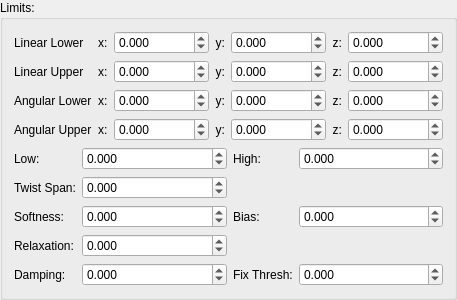
         <widget class="QGroupBox" name="gbLimits">
          <property name="title">
           <string>Limits:</string>
          </property>
          <layout class="QVBoxLayout" name="verticalLayout_5">
           <item>
            <widget class="QWidget" name="pnl6DOF" native="true">
             <layout class="QGridLayout" name="gridLayout_5">
              <property name="leftMargin">
               <number>0</number>
              </property>
              <property name="topMargin">
               <number>0</number>
              </property>
              <property name="rightMargin">
               <number>0</number>
              </property>
              <property name="bottomMargin">
               <number>0</number>
              </property>
              <item row="2" column="4">
               <widget class="QDoubleSpinBox" name="txtAngularLowerY">
                <property name="sizePolicy">
                 <sizepolicy hsizetype="Expanding" vsizetype="Fixed">
                  <horstretch>0</horstretch>
                  <verstretch>0</verstretch>
                 </sizepolicy>
                </property>
                <property name="decimals">
                 <number>3</number>
                </property>
                <property name="minimum">
                 <double>-999999999.998999953269958</double>
                </property>
                <property name="maximum">
                 <double>999999999.998999953269958</double>
                </property>
                <property name="singleStep">
                 <double>0.100000000000000</double>
                </property>
               </widget>
              </item>
              <item row="2" column="5">
               <widget class="QLabel" name="lblZ_7">
                <property name="text">
                 <string>z:</string>
                </property>
                <property name="alignment">
                 <set>Qt::AlignRight|Qt::AlignTrailing|Qt::AlignVCenter</set>
                </property>
               </widget>
              </item>
              <item row="1" column="5">
               <widget class="QLabel" name="lblZ_6">
                <property name="text">
                 <string>z:</string>
                </property>
                <property name="alignment">
                 <set>Qt::AlignRight|Qt::AlignTrailing|Qt::AlignVCenter</set>
                </property>
               </widget>
              </item>
              <item row="1" column="3">
               <widget class="QLabel" name="lblY_6">
                <property name="text">
                 <string>y:</string>
                </property>
                <property name="alignment">
                 <set>Qt::AlignRight|Qt::AlignTrailing|Qt::AlignVCenter</set>
                </property>
               </widget>
              </item>
              <item row="1" column="4">
               <widget class="QDoubleSpinBox" name="txtLinearUpperY">
                <property name="sizePolicy">
                 <sizepolicy hsizetype="Expanding" vsizetype="Fixed">
                  <horstretch>0</horstretch>
                  <verstretch>0</verstretch>
                 </sizepolicy>
                </property>
                <property name="decimals">
                 <number>3</number>
                </property>
                <property name="minimum">
                 <double>-999999999.998999953269958</double>
                </property>
                <property name="maximum">
                 <double>999999999.998999953269958</double>
                </property>
                <property name="singleStep">
                 <double>0.100000000000000</double>
                </property>
               </widget>
              </item>
              <item row="1" column="6">
               <widget class="QDoubleSpinBox" name="txtLinearUpperZ">
                <property name="sizePolicy">
                 <sizepolicy hsizetype="Expanding" vsizetype="Fixed">
                  <horstretch>0</horstretch>
                  <verstretch>0</verstretch>
                 </sizepolicy>
                </property>
                <property name="decimals">
                 <number>3</number>
                </property>
                <property name="minimum">
                 <double>-999999999.998999953269958</double>
                </property>
                <property name="maximum">
                 <double>999999999.998999953269958</double>
                </property>
                <property name="singleStep">
                 <double>0.100000000000000</double>
                </property>
               </widget>
              </item>
              <item row="2" column="0">
               <widget class="QLabel" name="lblX_4">
                <property name="text">
                 <string>Angular Lower</string>
                </property>
               </widget>
              </item>
              <item row="2" column="3">
               <widget class="QLabel" name="lblY_7">
                <property name="text">
                 <string>y:</string>
                </property>
                <property name="alignment">
                 <set>Qt::AlignRight|Qt::AlignTrailing|Qt::AlignVCenter</set>
                </property>
               </widget>
              </item>
              <item row="0" column="4">
               <widget class="QDoubleSpinBox" name="txtLinearLowerY">
                <property name="sizePolicy">
                 <sizepolicy hsizetype="Expanding" vsizetype="Fixed">
                  <horstretch>0</horstretch>
                  <verstretch>0</verstretch>
                 </sizepolicy>
                </property>
                <property name="decimals">
                 <number>3</number>
                </property>
                <property name="minimum">
                 <double>-999999999.998999953269958</double>
                </property>
                <property name="maximum">
                 <double>999999999.998999953269958</double>
                </property>
                <property name="singleStep">
                 <double>0.100000000000000</double>
                </property>
               </widget>
              </item>
              <item row="0" column="3">
               <widget class="QLabel" name="lblY_5">
                <property name="text">
                 <string>y:</string>
                </property>
                <property name="alignment">
                 <set>Qt::AlignRight|Qt::AlignTrailing|Qt::AlignVCenter</set>
                </property>
               </widget>
              </item>
              <item row="1" column="2">
               <widget class="QDoubleSpinBox" name="txtLinearUpperX">
                <property name="sizePolicy">
                 <sizepolicy hsizetype="Expanding" vsizetype="Fixed">
                  <horstretch>0</horstretch>
                  <verstretch>0</verstretch>
                 </sizepolicy>
                </property>
                <property name="decimals">
                 <number>3</number>
                </property>
                <property name="minimum">
                 <double>-999999999.998999953269958</double>
                </property>
                <property name="maximum">
                 <double>999999999.998999953269958</double>
                </property>
                <property name="singleStep">
                 <double>0.100000000000000</double>
                </property>
               </widget>
              </item>
              <item row="0" column="0">
               <widget class="QLabel" name="lblX_3">
                <property name="text">
                 <string>Linear Lower</string>
                </property>
               </widget>
              </item>
              <item row="1" column="0">
               <widget class="QLabel" name="label_8">
                <property name="text">
                 <string>Linear Upper</string>
                </property>
               </widget>
              </item>
              <item row="0" column="5">
               <widget class="QLabel" name="lblZ_5">
                <property name="text">
                 <string>z:</string>
                </property>
                <property name="alignment">
                 <set>Qt::AlignRight|Qt::AlignTrailing|Qt::AlignVCenter</set>
                </property>
               </widget>
              </item>
              <item row="0" column="6">
               <widget class="QDoubleSpinBox" name="txtLinearLowerZ">
                <property name="sizePolicy">
                 <sizepolicy hsizetype="Expanding" vsizetype="Fixed">
                  <horstretch>0</horstretch>
                  <verstretch>0</verstretch>
                 </sizepolicy>
                </property>
                <property name="decimals">
                 <number>3</number>
                </property>
                <property name="minimum">
                 <double>-999999999.998999953269958</double>
                </property>
                <property name="maximum">
                 <double>999999999.998999953269958</double>
                </property>
                <property name="singleStep">
                 <double>0.100000000000000</double>
                </property>
               </widget>
              </item>
              <item row="2" column="2">
               <widget class="QDoubleSpinBox" name="txtAngularLowerX">
                <property name="sizePolicy">
                 <sizepolicy hsizetype="Expanding" vsizetype="Fixed">
                  <horstretch>0</horstretch>
                  <verstretch>0</verstretch>
                 </sizepolicy>
                </property>
                <property name="decimals">
                 <number>3</number>
                </property>
                <property name="minimum">
                 <double>-999999999.998999953269958</double>
                </property>
                <property name="maximum">
                 <double>999999999.998999953269958</double>
                </property>
                <property name="singleStep">
                 <double>0.100000000000000</double>
                </property>
               </widget>
              </item>
              <item row="2" column="6">
               <widget class="QDoubleSpinBox" name="txtAngularLowerZ">
                <property name="sizePolicy">
                 <sizepolicy hsizetype="Expanding" vsizetype="Fixed">
                  <horstretch>0</horstretch>
                  <verstretch>0</verstretch>
                 </sizepolicy>
                </property>
                <property name="decimals">
                 <number>3</number>
                </property>
                <property name="minimum">
                 <double>-999999999.998999953269958</double>
                </property>
                <property name="maximum">
                 <double>999999999.998999953269958</double>
                </property>
                <property name="singleStep">
                 <double>0.100000000000000</double>
                </property>
               </widget>
              </item>
              <item row="1" column="1">
               <widget class="QLabel" name="label_10">
                <property name="text">
                 <string>x:</string>
                </property>
               </widget>
              </item>
              <item row="2" column="1">
               <widget class="QLabel" name="label_14">
                <property name="text">
                 <string>x:</string>
                </property>
               </widget>
              </item>
              <item row="0" column="2">
               <widget class="QDoubleSpinBox" name="txtLinearLowerX">
                <property name="sizePolicy">
                 <sizepolicy hsizetype="Expanding" vsizetype="Fixed">
                  <horstretch>0</horstretch>
                  <verstretch>0</verstretch>
                 </sizepolicy>
                </property>
                <property name="decimals">
                 <number>3</number>
                </property>
                <property name="minimum">
                 <double>-999999999.998999953269958</double>
                </property>
                <property name="maximum">
                 <double>999999999.998999953269958</double>
                </property>
                <property name="singleStep">
                 <double>0.100000000000000</double>
                </property>
               </widget>
              </item>
              <item row="0" column="1">
               <widget class="QLabel" name="label_11">
                <property name="text">
                 <string>x:</string>
                </property>
               </widget>
              </item>
              <item row="3" column="0">
               <widget class="QLabel" name="label_12">
                <property name="text">
                 <string>Angular Upper</string>
                </property>
               </widget>
              </item>
              <item row="3" column="1">
               <widget class="QLabel" name="label_13">
                <property name="text">
                 <string>x:</string>
                </property>
               </widget>
              </item>
              <item row="3" column="2">
               <widget class="QDoubleSpinBox" name="txtAngularUpperX">
                <property name="sizePolicy">
                 <sizepolicy hsizetype="Expanding" vsizetype="Fixed">
                  <horstretch>0</horstretch>
                  <verstretch>0</verstretch>
                 </sizepolicy>
                </property>
                <property name="decimals">
                 <number>3</number>
                </property>
                <property name="minimum">
                 <double>-999999999.998999953269958</double>
                </property>
                <property name="maximum">
                 <double>999999999.998999953269958</double>
                </property>
                <property name="singleStep">
                 <double>0.100000000000000</double>
                </property>
               </widget>
              </item>
              <item row="3" column="3">
               <widget class="QLabel" name="lblY_8">
                <property name="text">
                 <string>y:</string>
                </property>
                <property name="alignment">
                 <set>Qt::AlignRight|Qt::AlignTrailing|Qt::AlignVCenter</set>
                </property>
               </widget>
              </item>
              <item row="3" column="4">
               <widget class="QDoubleSpinBox" name="txtAngularUpperY">
                <property name="sizePolicy">
                 <sizepolicy hsizetype="Expanding" vsizetype="Fixed">
                  <horstretch>0</horstretch>
                  <verstretch>0</verstretch>
                 </sizepolicy>
                </property>
                <property name="decimals">
                 <number>3</number>
                </property>
                <property name="minimum">
                 <double>-999999999.998999953269958</double>
                </property>
                <property name="maximum">
                 <double>999999999.998999953269958</double>
                </property>
                <property name="singleStep">
                 <double>0.100000000000000</double>
                </property>
               </widget>
              </item>
              <item row="3" column="5">
               <widget class="QLabel" name="lblZ_8">
                <property name="text">
                 <string>z:</string>
                </property>
                <property name="alignment">
                 <set>Qt::AlignRight|Qt::AlignTrailing|Qt::AlignVCenter</set>
                </property>
               </widget>
              </item>
              <item row="3" column="6">
               <widget class="QDoubleSpinBox" name="txtAngularUpperZ">
                <property name="sizePolicy">
                 <sizepolicy hsizetype="Expanding" vsizetype="Fixed">
                  <horstretch>0</horstretch>
                  <verstretch>0</verstretch>
                 </sizepolicy>
                </property>
                <property name="decimals">
                 <number>3</number>
                </property>
                <property name="minimum">
                 <double>-999999999.998999953269958</double>
                </property>
                <property name="maximum">
                 <double>999999999.998999953269958</double>
                </property>
                <property name="singleStep">
                 <double>0.100000000000000</double>
                </property>
               </widget>
              </item>
             </layout>
            </widget>
           </item>
           <item>
            <widget class="QWidget" name="pnlParams" native="true">
             <layout class="QGridLayout" name="gridLayout_7">
              <property name="leftMargin">
               <number>0</number>
              </property>
              <property name="topMargin">
               <number>0</number>
              </property>
              <property name="rightMargin">
               <number>0</number>
              </property>
              <property name="bottomMargin">
               <number>0</number>
              </property>
              <item row="3" column="0">
               <widget class="QLabel" name="label_21">
                <property name="text">
                 <string>Relaxation:</string>
                </property>
               </widget>
              </item>
              <item row="2" column="1">
               <widget class="QDoubleSpinBox" name="txtSoftness">
                <property name="sizePolicy">
                 <sizepolicy hsizetype="Expanding" vsizetype="Fixed">
                  <horstretch>0</horstretch>
                  <verstretch>0</verstretch>
                 </sizepolicy>
                </property>
                <property name="decimals">
                 <number>3</number>
                </property>
                <property name="minimum">
                 <double>-999999999.998999953269958</double>
                </property>
                <property name="maximum">
                 <double>999999999.998999953269958</double>
                </property>
                <property name="singleStep">
                 <double>0.100000000000000</double>
                </property>
               </widget>
              </item>
              <item row="3" column="1">
               <widget class="QDoubleSpinBox" name="txtRelaxation">
                <property name="sizePolicy">
                 <sizepolicy hsizetype="Expanding" vsizetype="Fixed">
                  <horstretch>0</horstretch>
                  <verstretch>0</verstretch>
                 </sizepolicy>
                </property>
                <property name="decimals">
                 <number>3</number>
                </property>
                <property name="minimum">
                 <double>-999999999.998999953269958</double>
                </property>
                <property name="maximum">
                 <double>999999999.998999953269958</double>
                </property>
                <property name="singleStep">
                 <double>0.100000000000000</double>
                </property>
               </widget>
              </item>
              <item row="4" column="3">
               <widget class="QDoubleSpinBox" name="txtThresh">
                <property name="sizePolicy">
                 <sizepolicy hsizetype="Expanding" vsizetype="Fixed">
                  <horstretch>0</horstretch>
                  <verstretch>0</verstretch>
                 </sizepolicy>
                </property>
                <property name="decimals">
                 <number>3</number>
                </property>
                <property name="minimum">
                 <double>-999999999.998999953269958</double>
                </property>
                <property name="maximum">
                 <double>999999999.998999953269958</double>
                </property>
                <property name="singleStep">
                 <double>0.100000000000000</double>
                </property>
               </widget>
              </item>
              <item row="4" column="1">
               <widget class="QDoubleSpinBox" name="txtDamping">
                <property name="sizePolicy">
                 <sizepolicy hsizetype="Expanding" vsizetype="Fixed">
                  <horstretch>0</horstretch>
                  <verstretch>0</verstretch>
                 </sizepolicy>
                </property>
                <property name="decimals">
                 <number>3</number>
                </property>
                <property name="minimum">
                 <double>-999999999.998999953269958</double>
                </property>
                <property name="maximum">
                 <double>999999999.998999953269958</double>
                </property>
                <property name="singleStep">
                 <double>0.100000000000000</double>
                </property>
               </widget>
              </item>
              <item row="4" column="0">
               <widget class="QLabel" name="lblDamping">
                <property name="text">
                 <string>Damping:</string>
                </property>
               </widget>
              </item>
              <item row="2" column="2">
               <widget class="QLabel" name="label_20">
                <property name="text">
                 <string>Bias:</string>
                </property>
               </widget>
              </item>
              <item row="1" column="0">
               <widget class="QLabel" name="lblTwistSpan">
                <property name="text">
                 <string>Twist Span:</string>
                </property>
               </widget>
              </item>
              <item row="4" column="2">
               <widget class="QLabel" name="lblThresh">
                <property name="text">
                 <string>Fix Thresh:</string>
                </property>
               </widget>
              </item>
              <item row="2" column="0">
               <widget class="QLabel" name="label_19">
                <property name="text">
                 <string>Softness:</string>
                </property>
               </widget>
              </item>
              <item row="2" column="3">
               <widget class="QDoubleSpinBox" name="txtBias">
                <property name="sizePolicy">
                 <sizepolicy hsizetype="Expanding" vsizetype="Fixed">
                  <horstretch>0</horstretch>
                  <verstretch>0</verstretch>
                 </sizepolicy>
                </property>
                <property name="decimals">
                 <number>3</number>
                </property>
                <property name="minimum">
                 <double>-999999999.998999953269958</double>
                </property>
                <property name="maximum">
                 <double>999999999.998999953269958</double>
                </property>
                <property name="singleStep">
                 <double>0.100000000000000</double>
                </property>
               </widget>
              </item>
              <item row="1" column="1">
               <widget class="QDoubleSpinBox" name="txtTwistSpan">
                <property name="sizePolicy">
                 <sizepolicy hsizetype="Expanding" vsizetype="Fixed">
                  <horstretch>0</horstretch>
                  <verstretch>0</verstretch>
                 </sizepolicy>
                </property>
                <property name="decimals">
                 <number>3</number>
                </property>
                <property name="minimum">
                 <double>-999999999.998999953269958</double>
                </property>
                <property name="maximum">
                 <double>999999999.998999953269958</double>
                </property>
                <property name="singleStep">
                 <double>0.100000000000000</double>
                </property>
               </widget>
              </item>
              <item row="0" column="0">
               <widget class="QLabel" name="lblLow">
                <property name="text">
                 <string>Low:</string>
                </property>
               </widget>
              </item>
              <item row="0" column="1">
               <widget class="QDoubleSpinBox" name="txtLow">
                <property name="sizePolicy">
                 <sizepolicy hsizetype="Expanding" vsizetype="Fixed">
                  <horstretch>0</horstretch>
                  <verstretch>0</verstretch>
                 </sizepolicy>
                </property>
                <property name="decimals">
                 <number>3</number>
                </property>
                <property name="minimum">
                 <double>-999999999.998999953269958</double>
                </property>
                <property name="maximum">
                 <double>999999999.998999953269958</double>
                </property>
                <property name="singleStep">
                 <double>0.100000000000000</double>
                </property>
               </widget>
              </item>
              <item row="0" column="2">
               <widget class="QLabel" name="lblHigh">
                <property name="text">
                 <string>High:</string>
                </property>
               </widget>
              </item>
              <item row="0" column="3">
               <widget class="QDoubleSpinBox" name="txtHigh">
                <property name="sizePolicy">
                 <sizepolicy hsizetype="Expanding" vsizetype="Fixed">
                  <horstretch>0</horstretch>
                  <verstretch>0</verstretch>
                 </sizepolicy>
                </property>
                <property name="decimals">
                 <number>3</number>
                </property>
                <property name="minimum">
                 <double>-999999999.998999953269958</double>
                </property>
                <property name="maximum">
                 <double>999999999.998999953269958</double>
                </property>
                <property name="singleStep">
                 <double>0.100000000000000</double>
                </property>
               </widget>
              </item>
             </layout>
            </widget>
           </item>
          </layout>
         </widget>
